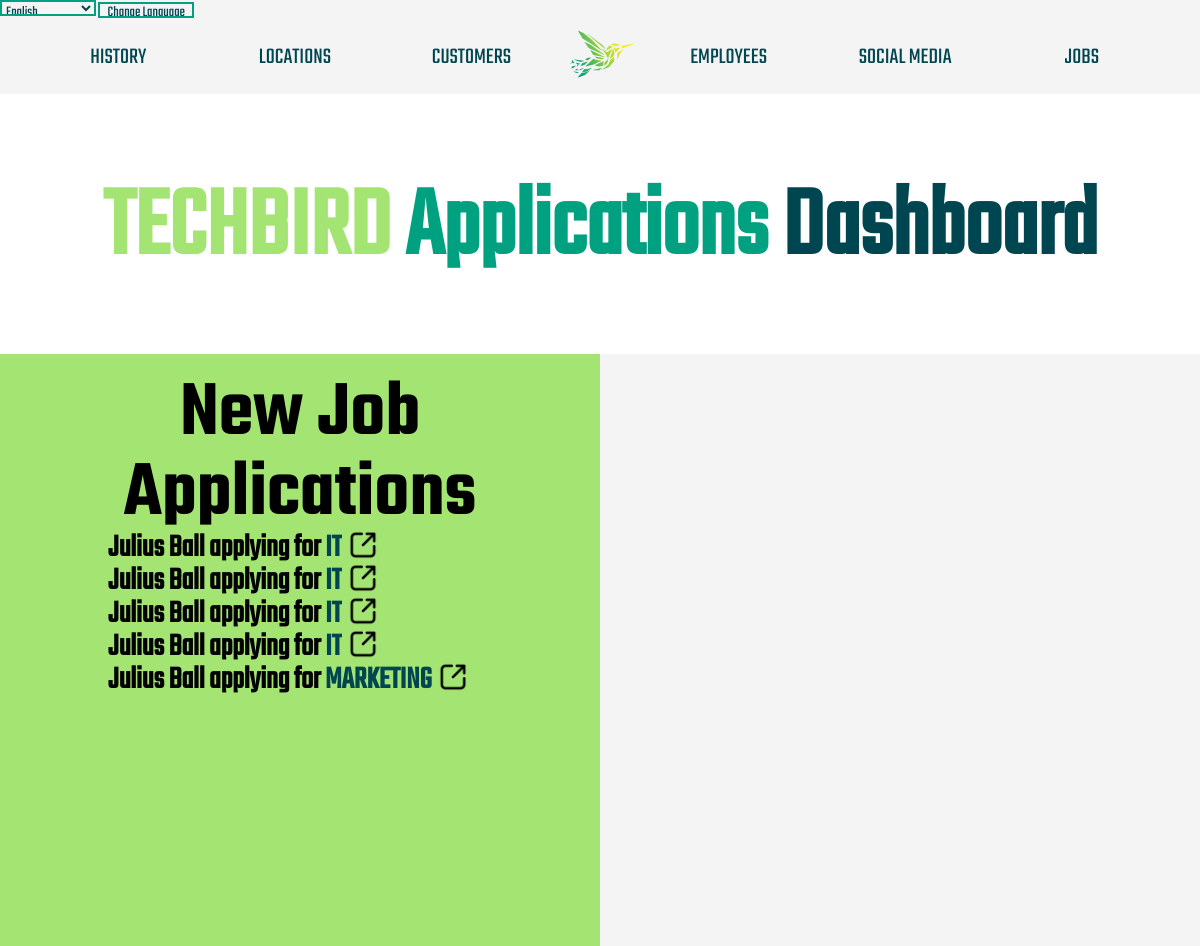
Before: /php/admin-dash-applications.php (upper part) with the older database file.
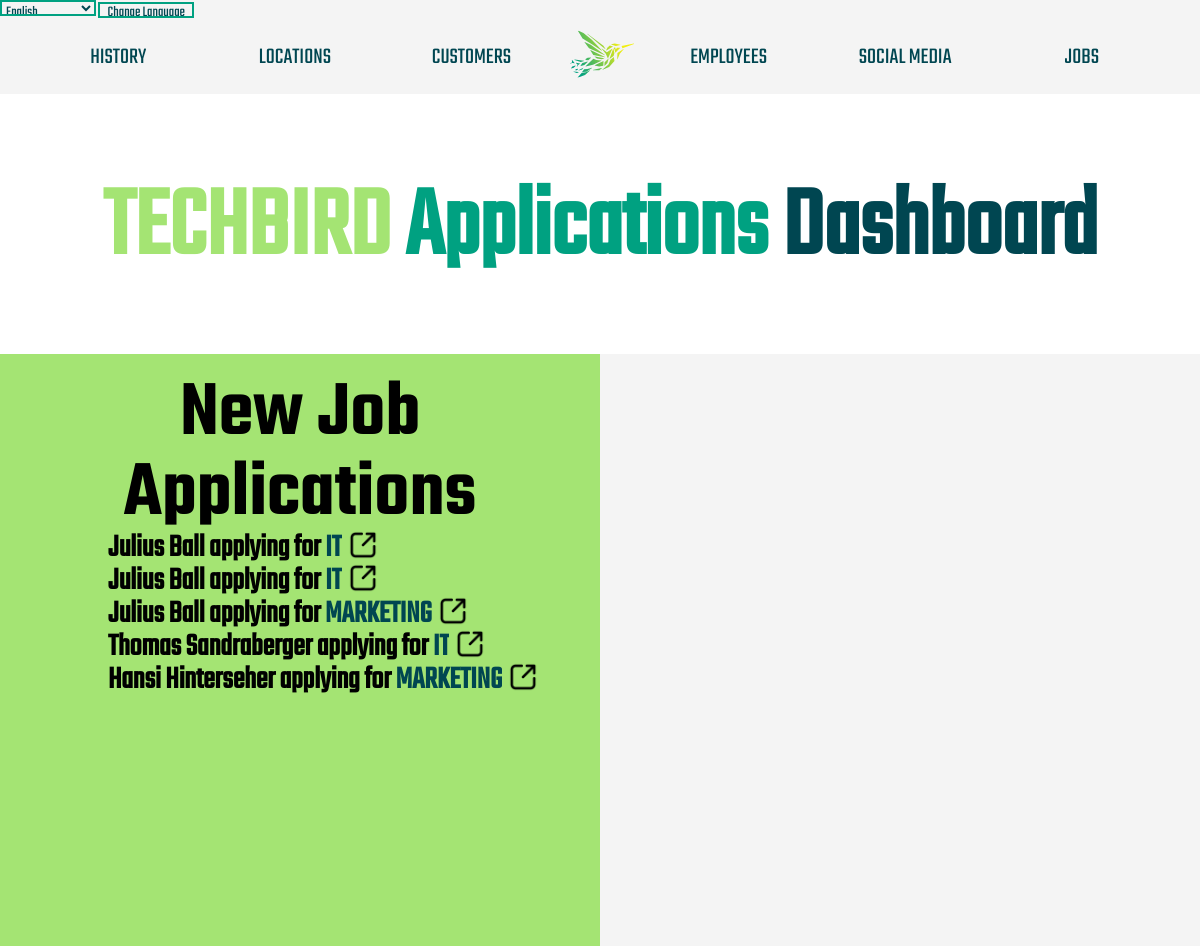
After: the same page with the newer database file.
### php/admin-dash-applications.php (the view, shortened to what this page needs)
<!DOCTYPE html>
<html lang="en">
<head>
    <link rel="stylesheet" href="../css/styles.css">
    <link rel="stylesheet" href="../fonts/Teko Webfont/stylesheet.css">
</head>
<body class="admin-dash-applications-container">
    <?php
        include 'navbar.php';
        include 'connect.php';
    ?>
    <div>
      <h1 class="title center text-center">
        <span class="text-uppercase text-yellowgreen">Techbird</span>
        <span class="text-persiangreen">Applications</span>
        <span class="text-sherpablue">Dashboard</span>
      </h1>
    </div>
    <?php
      $allUnseenApplicationsSQL = "SELECT * FROM `job-applications` WHERE `status` = 'u'";
      $allUnseenApplicationsData = $conn->query($allUnseenApplicationsSQL);
    ?>
    <div class="sections-container">
      <div class="content-section newApplications">
        <h1 class="heading center text-center">New Job Applications</h1>
      <?php
        foreach($allUnseenApplicationsData as $row){
      ?>
        <div class="application">
              <h1><span><?php echo $row['fname']; ?></span><span> <?php echo $row['lname']; ?></span><span> applying for </span><span class="text-uppercase text-sherpablue"><?php echo $row['department'] ?></span></h1>
              <form method="post" action="<?php echo htmlspecialchars($_SERVER['PHP_SELF']) ?>" >
                <button type="submit"><img src="../img/icons/Admin Dash/open.png" alt=""></button>
              </form>
        </div>
        <?php
          }
        ?>
      </div>
      <div class="content-section show-section">
      </div>
      </div>
<?php
    include 'footer.php';
?>
</body>
</html>

Changed rows visible on the page:
no longer on this page (row edited): job-applications: fname "Julius", lname "Ball", department "IT"
no longer on this page (row edited): job-applications: fname "Julius", lname "Ball", department "IT"
added job-applications: fname "Thomas", lname "Sandraberger", department "IT"
added job-applications: fname "Hansi", lname "Hinterseher", department "MARKETING"
